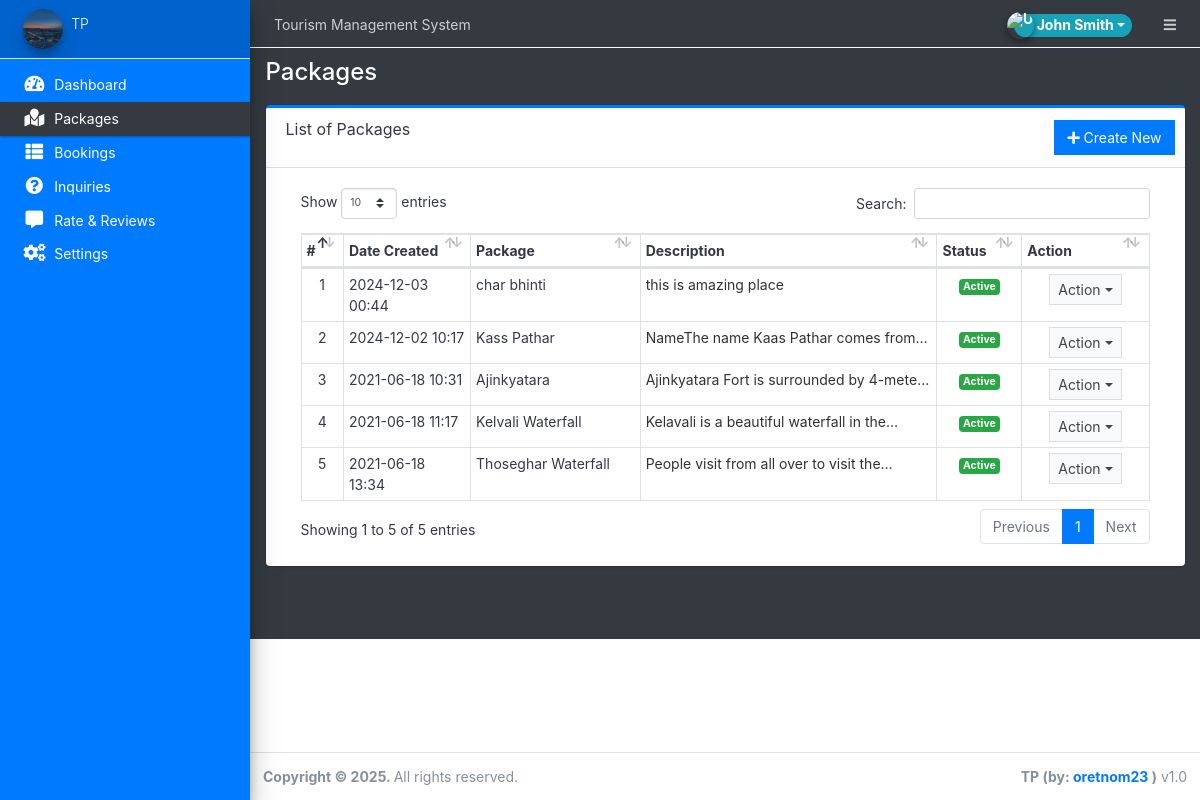
The app's page /admin/?page=packages (signed in) with its own data.
### tables this page shows
CREATE TABLE `packages` (
  `id` int(30) NOT NULL,
  `title` text DEFAULT NULL,
  `tour_location` text DEFAULT NULL,
  `cost` double NOT NULL,
  `description` text DEFAULT NULL,
  `upload_path` text DEFAULT NULL,
  `status` tinyint(4) NOT NULL DEFAULT 1 COMMENT '1 =active ,2 = Inactive',
  `date_created` datetime NOT NULL DEFAULT current_timestamp()
);

### admin/packages/index.php (the view, shortened to what this page needs)
<div class="card card-outline card-primary">
	<div class="card-header">
		<h3 class="card-title">List of Packages</h3>
		<div class="card-tools">
			<a href="?page=packages/manage" class="btn btn-flat btn-primary"><span class="fas fa-plus"></span>  Create New</a>
		</div>
	</div>
	<div class="card-body">
		<div class="container-fluid">
        <div class="container-fluid">
			<table class="table table-bordered table-stripped">
				<colgroup>
					<col width="5%">
					<col width="15%">
					<col width="20%">
					<col width="35%">
					<col width="10%">
					<col width="15%">
				</colgroup>
				<thead>
					<tr>
						<th>#</th>
						<th>Date Created</th>
						<th>Package</th>
						<th>Description</th>
						<th>Status</th>
						<th>Action</th>
					</tr>
				</thead>
				<tbody>
					<?php
					$i = 1;
						$qry = $conn->query("SELECT * from `packages` order by date(date_created) desc ");
						while($row = $qry->fetch_assoc()):
                            $row['description'] = strip_tags(stripslashes(html_entity_decode($row['description'])));
					?>
						<tr>
							<td class="text-center"><?php echo $i++; ?></td>
							<td><?php echo date("Y-m-d H:i",strtotime($row['date_created'])) ?></td>
							<td><?php echo $row['title'] ?></td>
							<td ><p class="truncate-1 m-0"><?php echo $row['description'] ?></p></td>
							<td class="text-center">
                                <?php if($row['status'] == 1): ?>
                                    <span class="badge badge-success">Active</span>
                                <?php else: ?>
                                    <span class="badge badge-danger">Inactive</span>
                                <?php endif; ?>
                            </td>
							<td align="center">
								 <button type="button" class="btn btn-flat btn-default btn-sm dropdown-toggle dropdown-icon" data-toggle="dropdown">
				                  		Action
				                  </button>
							</td>
						</tr>
					<?php endwhile; ?>
				</tbody>
			</table>
		</div>
		</div>
	</div>
</div>

### records on screen
packages: date_created "2024-12-03 00:44", title "char bhinti", description "this is amazing place", status "Active"
packages: date_created "2024-12-02 10:17", title "Kass Pathar", description "NameThe name Kaas Pathar comes…", status "Active"
packages: date_created "2021-06-18 10:31", title "Ajinkyatara", description "Ajinkyatara Fort is surrounded…", status "Active"
packages: date_created "2021-06-18 11:17", title "Kelvali Waterfall", description "Kelavali is a beautiful waterfall in…", status "Active"
packages: date_created "2021-06-18 13:34", title "Thoseghar Waterfall", description "People visit from all over to visit…", status "Active"

### other values on screen
$_settings->info('name') "Tourism Management System"
$_settings->userdata('firstname').' '.$_settings->userdata('lastname') "John Smith"
$_settings->info('short_name') "TP"
str_replace(array("/","_"), " ",$page) "Packages"
